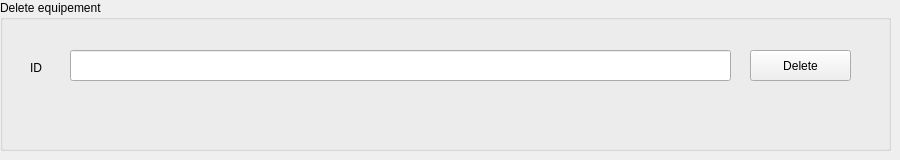
          <widget class="QWidget" name="Delete_9">
           <attribute name="title">
            <string>Delete</string>
           </attribute>
           <widget class="QGroupBox" name="groupBox_50">
            <property name="geometry">
             <rect>
              <x>0</x>
              <y>0</y>
              <width>891</width>
              <height>151</height>
             </rect>
            </property>
            <property name="styleSheet">
             <string notr="true">font: 75 10pt &quot;MS Shell Dlg 2&quot;;</string>
            </property>
            <property name="title">
             <string>Delete equipement</string>
            </property>
            <widget class="QLineEdit" name="sup_eq">
             <property name="geometry">
              <rect>
               <x>70</x>
               <y>50</y>
               <width>661</width>
               <height>31</height>
              </rect>
             </property>
            </widget>
            <widget class="QPushButton" name="pushButton_77">
             <property name="geometry">
              <rect>
               <x>750</x>
               <y>50</y>
               <width>101</width>
               <height>31</height>
              </rect>
             </property>
             <property name="text">
              <string>Delete</string>
             </property>
             <property name="icon">
              <iconset>
               <normaloff>../../project/icon/delete.svg</normaloff>../../project/icon/delete.svg</iconset>
             </property>
            </widget>
            <widget class="QLabel" name="label_181">
             <property name="geometry">
              <rect>
               <x>30</x>
               <y>60</y>
               <width>21</width>
               <height>16</height>
              </rect>
             </property>
             <property name="text">
              <string>ID</string>
             </property>
            </widget>
           </widget>
          </widget>
